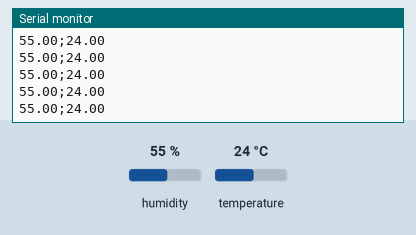
Bench run of a sketch on a simulated Arduino Uno, built with avr-gcc and run on an emulated ATmega328P. On the bench: the last lines printed to the serial monitor. The inputs (shaded band) are chosen by the test bench; at power-on: humidity 55 %, temperature 24 °C.

Above: at 2.8 s.
2.9 s: humidity set to 22 %
5.6 s: temperature set to 12 °C
At 6.1 s:
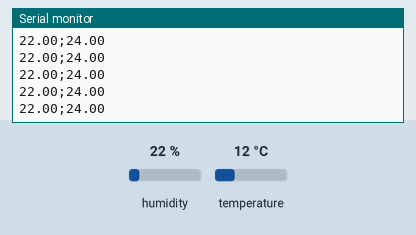
8.3 s: humidity set to 40 %
At 9.4 s:
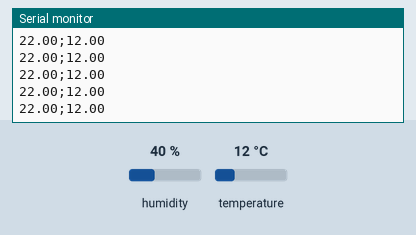
Timing chart, 0 to 11.3 s (numbered marks = the images above; inputs shaded):
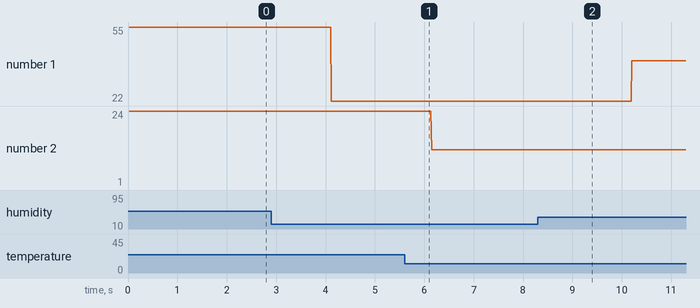

Measured:
- plotted number 1: 55 → 22 after the input at 2.9 s, 22 → 40 after the input at 8.3 s
- plotted number 2: 24 → 12 after the input at 5.6 s

The sketch:

Temperatura_e_Umidade_.ino
```cpp
#include "DHT.h";

#define TIPO_SENSOR DHT11
const int PINO_SENSOR_DHT11 = A0;

DHT sensorDHT (PINO_SENSOR_DHT11, TIPO_SENSOR);
void setup() {
  Serial.begin(9600);
  sensorDHT.begin();

}

void loop() {
  float umidade = sensorDHT.readHumidity();
  float temperatura = sensorDHT.readTemperature();

  if (isnan(temperatura) || isnan(umidade)) {
    Serial.println ("Erro ao ler os dados do sensor");
  } else {
   // Serial.print ("Umidade: ");
    Serial.print (umidade);
    //Serial.print (" % ");
    Serial.print (';');
    //Serial.print ("Temperatura: ");
    Serial.println (temperatura);
    //Serial.println ("ºC ");
  }

}
```
